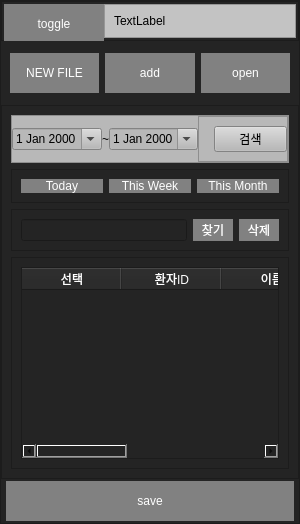
           <widget class="QFrame" name="frame_left_menu">
            <property name="minimumSize">
             <size>
              <width>300</width>
              <height>0</height>
             </size>
            </property>
            <property name="maximumSize">
             <size>
              <width>300</width>
              <height>16777215</height>
             </size>
            </property>
            <property name="styleSheet">
             <string notr="true">background-color: rgb(36, 36, 36);</string>
            </property>
            <property name="frameShape">
             <enum>QFrame::StyledPanel</enum>
            </property>
            <property name="frameShadow">
             <enum>QFrame::Raised</enum>
            </property>
            <layout class="QVBoxLayout" name="verticalLayout_2">
             <property name="spacing">
              <number>0</number>
             </property>
             <property name="leftMargin">
              <number>0</number>
             </property>
             <property name="topMargin">
              <number>0</number>
             </property>
             <property name="rightMargin">
              <number>0</number>
             </property>
             <property name="bottomMargin">
              <number>0</number>
             </property>
             <item>
              <widget class="QFrame" name="frame_5">
               <property name="minimumSize">
                <size>
                 <width>0</width>
                 <height>40</height>
                </size>
               </property>
               <property name="maximumSize">
                <size>
                 <width>16777215</width>
                 <height>40</height>
                </size>
               </property>
               <property name="frameShape">
                <enum>QFrame::StyledPanel</enum>
               </property>
               <property name="frameShadow">
                <enum>QFrame::Raised</enum>
               </property>
               <layout class="QHBoxLayout" name="horizontalLayout_18">
                <property name="spacing">
                 <number>0</number>
                </property>
                <property name="leftMargin">
                 <number>2</number>
                </property>
                <property name="topMargin">
                 <number>2</number>
                </property>
                <property name="rightMargin">
                 <number>2</number>
                </property>
                <property name="bottomMargin">
                 <number>2</number>
                </property>
                <item>
                 <widget class="QPushButton" name="btn_toggle">
                  <property name="sizePolicy">
                   <sizepolicy hsizetype="Preferred" vsizetype="Preferred">
                    <horstretch>0</horstretch>
                    <verstretch>0</verstretch>
                   </sizepolicy>
                  </property>
                  <property name="minimumSize">
                   <size>
                    <width>0</width>
                    <height>40</height>
                   </size>
                  </property>
                  <property name="maximumSize">
                   <size>
                    <width>100</width>
                    <height>40</height>
                   </size>
                  </property>
                  <property name="styleSheet">
                   <string notr="true">QPushButton{
	color: rgb(255, 255, 255);
	
	background-color: rgb(129, 129, 129);
	border:0px solid;
}
QPushButton:hover{
	
	background-color: rgb(152, 255, 140);
}</string>
                  </property>
                  <property name="text">
                   <string>toggle</string>
                  </property>
                 </widget>
                </item>
                <item>
                 <widget class="QFrame" name="frame_37">
                  <property name="styleSheet">
                   <string notr="true">background-color: rgb(195, 195, 195);</string>
                  </property>
                  <property name="frameShape">
                   <enum>QFrame::StyledPanel</enum>
                  </property>
                  <property name="frameShadow">
                   <enum>QFrame::Raised</enum>
                  </property>
                  <layout class="QVBoxLayout" name="verticalLayout_9">
                   <item>
                    <widget class="QLabel" name="label_18">
                     <property name="text">
                      <string>TextLabel</string>
                     </property>
                    </widget>
                   </item>
                  </layout>
                 </widget>
                </item>
               </layout>
              </widget>
             </item>
             <item>
              <widget class="QFrame" name="top_menus">
               <property name="maximumSize">
                <size>
                 <width>16777215</width>
                 <height>100</height>
                </size>
               </property>
               <property name="frameShape">
                <enum>QFrame::NoFrame</enum>
               </property>
               <property name="frameShadow">
                <enum>QFrame::Raised</enum>
               </property>
               <layout class="QHBoxLayout" name="horizontalLayout_13">
                <property name="spacing">
                 <number>6</number>
                </property>
                <property name="topMargin">
                 <number>12</number>
                </property>
                <property name="bottomMargin">
                 <number>12</number>
                </property>
                <item>
                 <widget class="QPushButton" name="btn_new_file">
                  <property name="sizePolicy">
                   <sizepolicy hsizetype="Preferred" vsizetype="Preferred">
                    <horstretch>0</horstretch>
                    <verstretch>0</verstretch>
                   </sizepolicy>
                  </property>
                  <property name="minimumSize">
                   <size>
                    <width>0</width>
                    <height>0</height>
                   </size>
                  </property>
                  <property name="styleSheet">
                   <string notr="true">QPushButton{
	color: rgb(255, 255, 255);
	
	background-color: rgb(129, 129, 129);
	border:0px solid;
}
QPushButton:hover{
	
	background-color: rgb(152, 255, 140);
}</string>
                  </property>
                  <property name="text">
                   <string>NEW FILE</string>
                  </property>
                 </widget>
                </item>
                <item>
                 <widget class="QPushButton" name="btn_add">
                  <property name="sizePolicy">
                   <sizepolicy hsizetype="Preferred" vsizetype="Preferred">
                    <horstretch>0</horstretch>
                    <verstretch>0</verstretch>
                   </sizepolicy>
                  </property>
                  <property name="minimumSize">
                   <size>
                    <width>0</width>
                    <height>40</height>
                   </size>
                  </property>
                  <property name="styleSheet">
                   <string notr="true">QPushButton{
	color: rgb(255, 255, 255);
	
	background-color: rgb(129, 129, 129);
	border:0px solid;
}
QPushButton:hover{
	
	background-color: rgb(152, 255, 140);
}</string>
                  </property>
                  <property name="text">
                   <string>add</string>
                  </property>
                 </widget>
                </item>
                <item>
                 <widget class="QPushButton" name="btn_open">
                  <property name="sizePolicy">
                   <sizepolicy hsizetype="Preferred" vsizetype="Preferred">
                    <horstretch>0</horstretch>
                    <verstretch>0</verstretch>
                   </sizepolicy>
                  </property>
                  <property name="minimumSize">
                   <size>
                    <width>0</width>
                    <height>40</height>
                   </size>
                  </property>
                  <property name="styleSheet">
                   <string notr="true">QPushButton{
	color: rgb(255, 255, 255);
	
	background-color: rgb(129, 129, 129);
	border:0px solid;
}
QPushButton:hover{
	
	background-color: rgb(152, 255, 140);
}</string>
                  </property>
                  <property name="text">
                   <string>open</string>
                  </property>
                 </widget>
                </item>
               </layout>
              </widget>
             </item>
             <item>
              <widget class="QFrame" name="frame_4">
               <property name="minimumSize">
                <size>
                 <width>0</width>
                 <height>0</height>
                </size>
               </property>
               <property name="frameShape">
                <enum>QFrame::StyledPanel</enum>
               </property>
               <property name="frameShadow">
                <enum>QFrame::Raised</enum>
               </property>
               <layout class="QVBoxLayout" name="verticalLayout_3">
                <property name="spacing">
                 <number>6</number>
                </property>
                <item>
                 <widget class="QFrame" name="frame_32">
                  <property name="maximumSize">
                   <size>
                    <width>16777215</width>
                    <height>50</height>
                   </size>
                  </property>
                  <property name="styleSheet">
                   <string notr="true">background-color: rgb(184, 184, 184);</string>
                  </property>
                  <property name="frameShape">
                   <enum>QFrame::StyledPanel</enum>
                  </property>
                  <property name="frameShadow">
                   <enum>QFrame::Raised</enum>
                  </property>
                  <layout class="QHBoxLayout" name="horizontalLayout_14">
                   <property name="spacing">
                    <number>0</number>
                   </property>
                   <property name="leftMargin">
                    <number>0</number>
                   </property>
                   <property name="topMargin">
                    <number>0</number>
                   </property>
                   <property name="rightMargin">
                    <number>0</number>
                   </property>
                   <property name="bottomMargin">
                    <number>0</number>
                   </property>
                   <item>
                    <widget class="QDateEdit" name="dateEdit">
                     <property name="styleSheet">
                      <string notr="true">color: rgb(0, 0, 0);</string>
                     </property>
                     <property name="calendarPopup">
                      <bool>true</bool>
                     </property>
                    </widget>
                   </item>
                   <item>
                    <widget class="QLabel" name="label_17">
                     <property name="text">
                      <string>~</string>
                     </property>
                     <property name="alignment">
                      <set>Qt::AlignCenter</set>
                     </property>
                    </widget>
                   </item>
                   <item>
                    <widget class="QDateEdit" name="dateEdit_2">
                     <property name="styleSheet">
                      <string notr="true">color: rgb(0, 0, 0);</string>
                     </property>
                     <property name="calendarPopup">
                      <bool>true</bool>
                     </property>
                    </widget>
                   </item>
                   <item>
                    <widget class="QFrame" name="frame_36">
                     <property name="frameShape">
                      <enum>QFrame::StyledPanel</enum>
                     </property>
                     <property name="frameShadow">
                      <enum>QFrame::Raised</enum>
                     </property>
                     <layout class="QHBoxLayout" name="horizontalLayout_17">
                      <property name="spacing">
                       <number>0</number>
                      </property>
                      <property name="leftMargin">
                       <number>15</number>
                      </property>
                      <property name="rightMargin">
                       <number>0</number>
                      </property>
                      <item>
                       <widget class="QPushButton" name="pushButton_3">
                        <property name="sizePolicy">
                         <sizepolicy hsizetype="Preferred" vsizetype="Preferred">
                          <horstretch>0</horstretch>
                          <verstretch>0</verstretch>
                         </sizepolicy>
                        </property>
                        <property name="text">
                         <string>검색</string>
                        </property>
                       </widget>
                      </item>
                     </layout>
                    </widget>
                   </item>
                  </layout>
                 </widget>
                </item>
                <item>
                 <widget class="QFrame" name="frame_35">
                  <property name="maximumSize">
                   <size>
                    <width>16777215</width>
                    <height>50</height>
                   </size>
                  </property>
                  <property name="frameShape">
                   <enum>QFrame::StyledPanel</enum>
                  </property>
                  <property name="frameShadow">
                   <enum>QFrame::Raised</enum>
                  </property>
                  <layout class="QHBoxLayout" name="horizontalLayout_16">
                   <property name="leftMargin">
                    <number>9</number>
                   </property>
                   <property name="topMargin">
                    <number>9</number>
                   </property>
                   <property name="rightMargin">
                    <number>9</number>
                   </property>
                   <property name="bottomMargin">
                    <number>9</number>
                   </property>
                   <item>
                    <widget class="QPushButton" name="btn_today">
                     <property name="sizePolicy">
                      <sizepolicy hsizetype="Preferred" vsizetype="Preferred">
                       <horstretch>0</horstretch>
                       <verstretch>0</verstretch>
                      </sizepolicy>
                     </property>
                     <property name="styleSheet">
                      <string notr="true">QPushButton{
	color: rgb(255, 255, 255);
	
	background-color: rgb(129, 129, 129);
	border:0px solid;
}
QPushButton:hover{
	
	background-color: rgb(152, 255, 140);
}</string>
                     </property>
                     <property name="text">
                      <string>Today</string>
                     </property>
                    </widget>
                   </item>
                   <item>
                    <widget class="QPushButton" name="btn_week">
                     <property name="sizePolicy">
                      <sizepolicy hsizetype="Preferred" vsizetype="Preferred">
                       <horstretch>0</horstretch>
                       <verstretch>0</verstretch>
                      </sizepolicy>
                     </property>
                     <property name="styleSheet">
                      <string notr="true">QPushButton{
	color: rgb(255, 255, 255);
	
	background-color: rgb(129, 129, 129);
	border:0px solid;
}
QPushButton:hover{
	
	background-color: rgb(152, 255, 140);
}</string>
                     </property>
                     <property name="text">
                      <string>This Week</string>
                     </property>
                    </widget>
                   </item>
                   <item>
                    <widget class="QPushButton" name="btn_month">
                     <property name="sizePolicy">
                      <sizepolicy hsizetype="Preferred" vsizetype="Preferred">
                       <horstretch>0</horstretch>
                       <verstretch>0</verstretch>
                      </sizepolicy>
                     </property>
                     <property name="styleSheet">
                      <string notr="true">QPushButton{
	color: rgb(255, 255, 255);
	
	background-color: rgb(129, 129, 129);
	border:0px solid;
}
QPushButton:hover{
	
	background-color: rgb(152, 255, 140);
}</string>
                     </property>
                     <property name="text">
                      <string>This Month</string>
                     </property>
                    </widget>
                   </item>
                  </layout>
                 </widget>
                </item>
                <item>
                 <widget class="QFrame" name="frame_33">
                  <property name="maximumSize">
                   <size>
                    <width>16777215</width>
                    <height>50</height>
                   </size>
                  </property>
                  <property name="frameShape">
                   <enum>QFrame::StyledPanel</enum>
                  </property>
                  <property name="frameShadow">
                   <enum>QFrame::Raised</enum>
                  </property>
                  <layout class="QHBoxLayout" name="horizontalLayout_15">
                   <item>
                    <widget class="QLineEdit" name="lineEdit"/>
                   </item>
                   <item>
                    <widget class="QPushButton" name="btn_search">
                     <property name="sizePolicy">
                      <sizepolicy hsizetype="Preferred" vsizetype="Preferred">
                       <horstretch>0</horstretch>
                       <verstretch>0</verstretch>
                      </sizepolicy>
                     </property>
                     <property name="minimumSize">
                      <size>
                       <width>40</width>
                       <height>0</height>
                      </size>
                     </property>
                     <property name="maximumSize">
                      <size>
                       <width>40</width>
                       <height>16777215</height>
                      </size>
                     </property>
                     <property name="styleSheet">
                      <string notr="true">QPushButton{
	color: rgb(255, 255, 255);
	
	background-color: rgb(129, 129, 129);
	border:0px solid;
}
QPushButton:hover{
	
	background-color: rgb(152, 255, 140);
}</string>
                     </property>
                     <property name="text">
                      <string>찾기</string>
                     </property>
                    </widget>
                   </item>
                   <item>
                    <widget class="QPushButton" name="btn_delete">
                     <property name="sizePolicy">
                      <sizepolicy hsizetype="Preferred" vsizetype="Preferred">
                       <horstretch>0</horstretch>
                       <verstretch>0</verstretch>
                      </sizepolicy>
                     </property>
                     <property name="minimumSize">
                      <size>
                       <width>40</width>
                       <height>0</height>
                      </size>
                     </property>
                     <property name="maximumSize">
                      <size>
                       <width>40</width>
                       <height>16777215</height>
                      </size>
                     </property>
                     <property name="styleSheet">
                      <string notr="true">QPushButton{
	color: rgb(255, 255, 255);
	
	background-color: rgb(129, 129, 129);
	border:0px solid;
}
QPushButton:hover{
	
	background-color: rgb(152, 255, 140);
}</string>
                     </property>
                     <property name="text">
                      <string>삭제</string>
                     </property>
                    </widget>
                   </item>
                  </layout>
                 </widget>
                </item>
                <item>
                 <widget class="QFrame" name="frame_34">
                  <property name="frameShape">
                   <enum>QFrame::StyledPanel</enum>
                  </property>
                  <property name="frameShadow">
                   <enum>QFrame::Raised</enum>
                  </property>
                  <layout class="QVBoxLayout" name="verticalLayout_21">
                   <item>
                    <widget class="QTableWidget" name="tableWidget">
                     <property name="sizePolicy">
                      <sizepolicy hsizetype="Preferred" vsizetype="Preferred">
                       <horstretch>0</horstretch>
                       <verstretch>0</verstretch>
                      </sizepolicy>
                     </property>
                     <property name="styleSheet">
                      <string notr="true">color: rgb(255, 255, 255);</string>
                     </property>
                     <column>
                      <property name="text">
                       <string>선택</string>
                      </property>
                     </column>
                     <column>
                      <property name="text">
                       <string>환자ID</string>
                      </property>
                     </column>
                     <column>
                      <property name="text">
                       <string>이름</string>
                      </property>
                     </column>
                     <column>
                      <property name="text">
                       <string>검사일시</string>
                      </property>
                     </column>
                     <column>
                      <property name="text">
                       <string>점수</string>
                      </property>
                     </column>
                    </widget>
                   </item>
                  </layout>
                 </widget>
                </item>
               </layout>
              </widget>
             </item>
             <item>
              <widget class="QFrame" name="top_menus_2">
               <property name="maximumSize">
                <size>
                 <width>16777215</width>
                 <height>100</height>
                </size>
               </property>
               <property name="frameShape">
                <enum>QFrame::NoFrame</enum>
               </property>
               <property name="frameShadow">
                <enum>QFrame::Raised</enum>
               </property>
               <layout class="QVBoxLayout" name="verticalLayout_8">
                <property name="spacing">
                 <number>0</number>
                </property>
                <property name="leftMargin">
                 <number>5</number>
                </property>
                <property name="topMargin">
                 <number>2</number>
                </property>
                <property name="rightMargin">
                 <number>5</number>
                </property>
                <property name="bottomMargin">
                 <number>2</number>
                </property>
                <item>
                 <widget class="QPushButton" name="btn_save_2">
                  <property name="minimumSize">
                   <size>
                    <width>0</width>
                    <height>40</height>
                   </size>
                  </property>
                  <property name="styleSheet">
                   <string notr="true">QPushButton{
	color: rgb(255, 255, 255);
	
	background-color: rgb(129, 129, 129);
	border:0px solid;
}
QPushButton:hover{
	
	background-color: rgb(152, 255, 140);
}</string>
                  </property>
                  <property name="text">
                   <string>save</string>
                  </property>
                 </widget>
                </item>
               </layout>
              </widget>
             </item>
            </layout>
           </widget>
